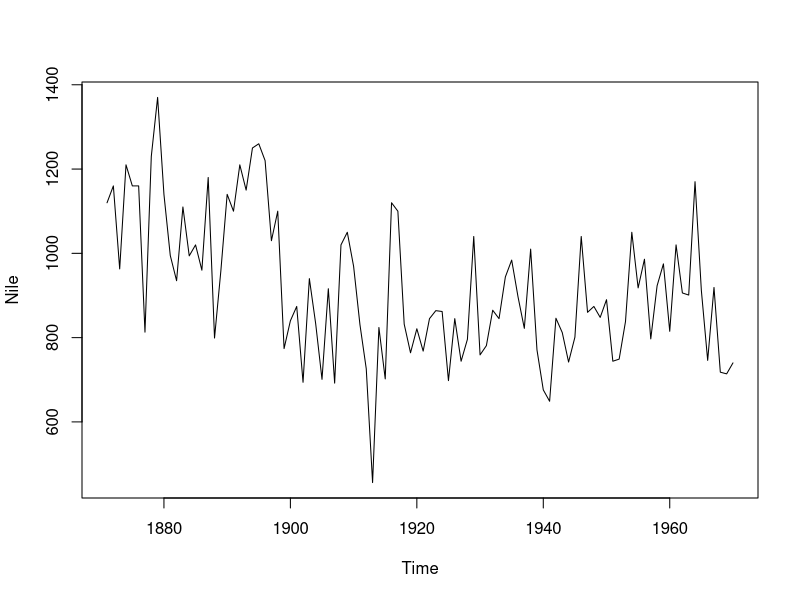
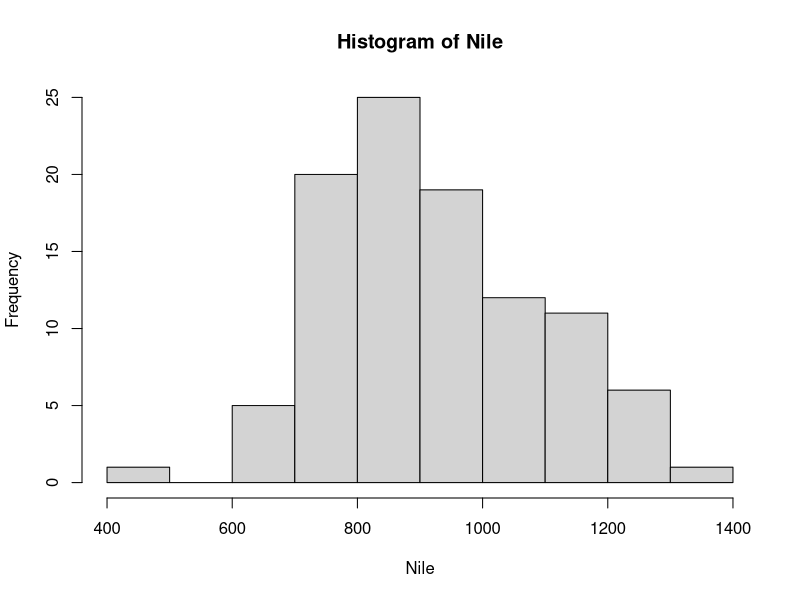

Generate these figures, in order, with R:
## ---- chunk 1
knitr::opts_chunk$set(echo = TRUE)
## ---- chunk 2
plot(Nile)
hist(Nile)
